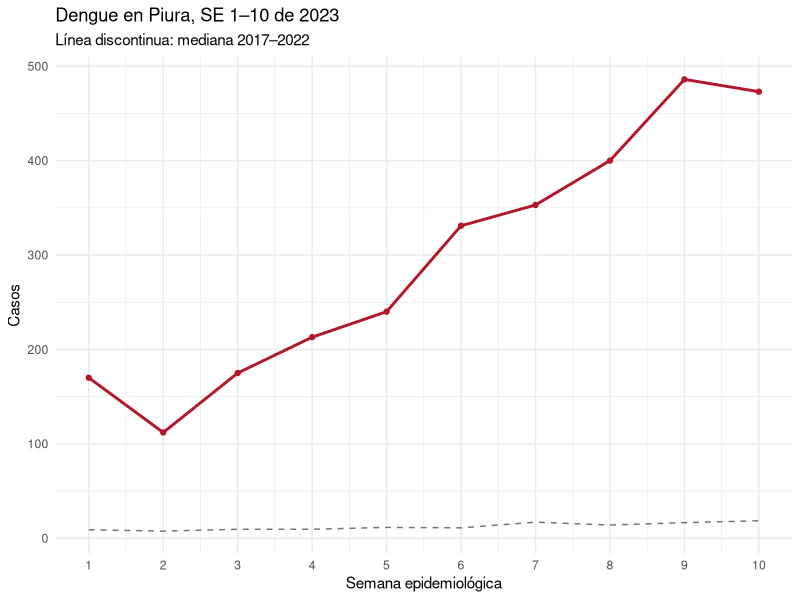

Write R code to recreate this figure.
## ---- chunk 1
#| include: false
# Solo para renderizar el sitio: usa la copia local del repositorio.
library(readr)
library(dplyr)
library(tidyr)
library(ggplot2)
dengue <- read_csv(
  file.path("..", "..", "datos", "procesados", "dengue_piura_semanal.csv"),
  show_col_types = FALSE
)
## ---- chunk 2
glimpse(dengue)
## ---- chunk 3
# ¿Cuántos casos hay por año?
dengue |>
  group_by(ano) |>
  summarise(casos = sum(casos))
## ---- chunk 4
serie_sin_ceros <- dengue |>
  group_by(ano, semana) |>
  summarise(casos = sum(casos), .groups = "drop")

serie <- serie_sin_ceros |>
  complete(ano, semana = 1:52, fill = list(casos = 0))

# ¿Cuántas semanas se agregaron?
nrow(serie) - nrow(serie_sin_ceros)
## ---- chunk 5
referencia_a <- serie |>
  filter(ano %in% 2017:2022) |>
  group_by(semana) |>
  summarise(mediana = median(casos), .groups = "drop")

hasta_se10 <- serie |>
  filter(ano == 2023, semana <= 10) |>
  left_join(referencia_a, by = "semana") |>
  mutate(razon = casos / mediana)

hasta_se10
## ---- chunk 6
#| fig-width: 8
#| fig-height: 4
ggplot(hasta_se10, aes(semana)) +
  geom_line(aes(y = mediana), linetype = "dashed", colour = "grey45") +
  geom_line(aes(y = casos), colour = "#b2182b", linewidth = 1) +
  geom_point(aes(y = casos), colour = "#b2182b") +
  scale_x_continuous(breaks = 1:10) +
  labs(x = "Semana epidemiológica", y = "Casos",
       title = "Dengue en Piura, SE 1–10 de 2023",
       subtitle = "Línea discontinua: mediana 2017–2022") +
  theme_minimal()
## ---- chunk 7
referencia_b <- serie |>
  filter(ano %in% 2018:2022) |>
  group_by(semana) |>
  summarise(mediana_sin_2017 = median(casos),
            p75_sin_2017 = quantile(casos, 0.75),
            .groups = "drop")

hasta_se10 |>
  left_join(referencia_b, by = "semana") |>
  select(semana, casos, mediana, mediana_sin_2017, p75_sin_2017)
## ---- chunk 8
# Escriban aquí su código

## ---- chunk 9
distritos_se1_10 <- dengue |>
  filter(semana <= 10) |>
  group_by(ano) |>
  summarise(distritos_con_casos = n_distinct(ubigeo))

distritos_se1_10 |> filter(ano >= 2015)
